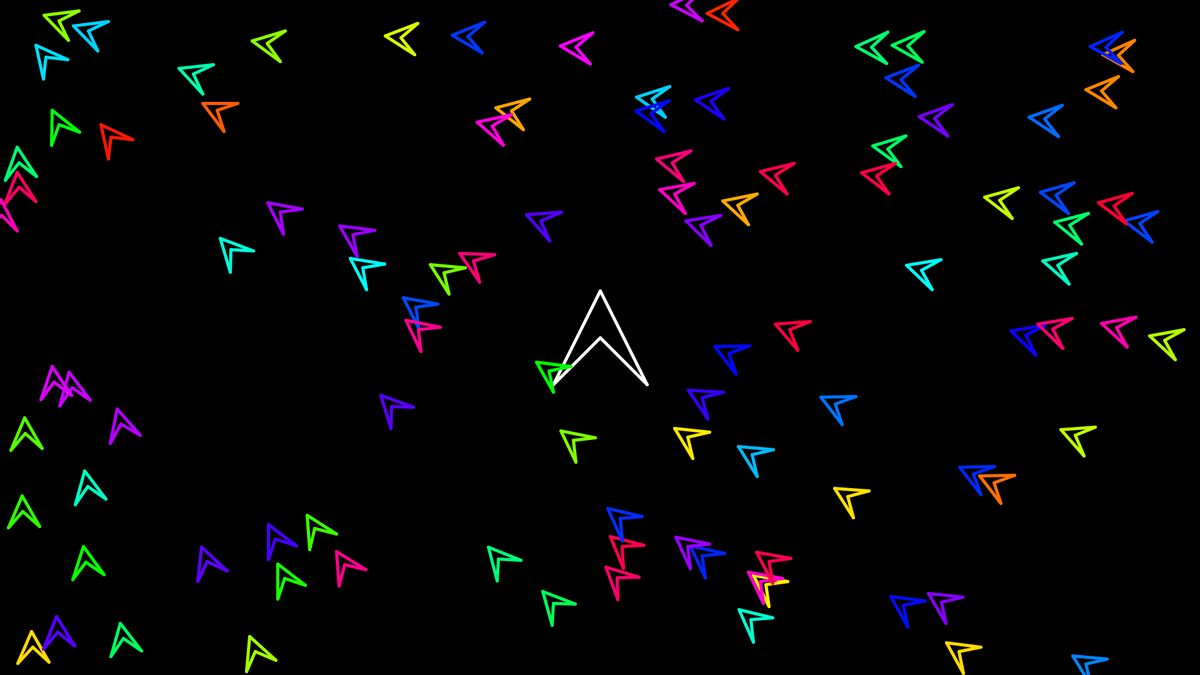
Frame 1 (no input)
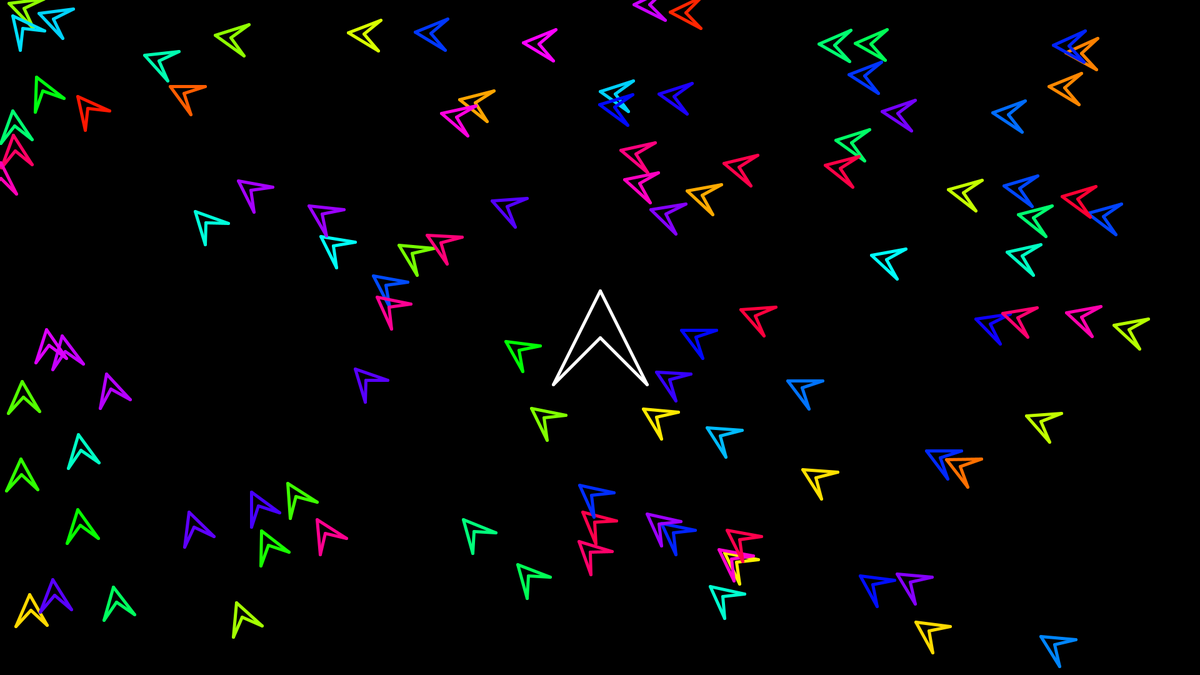
Frame 60 (the mouse pressed at the canvas centre just before this capture)
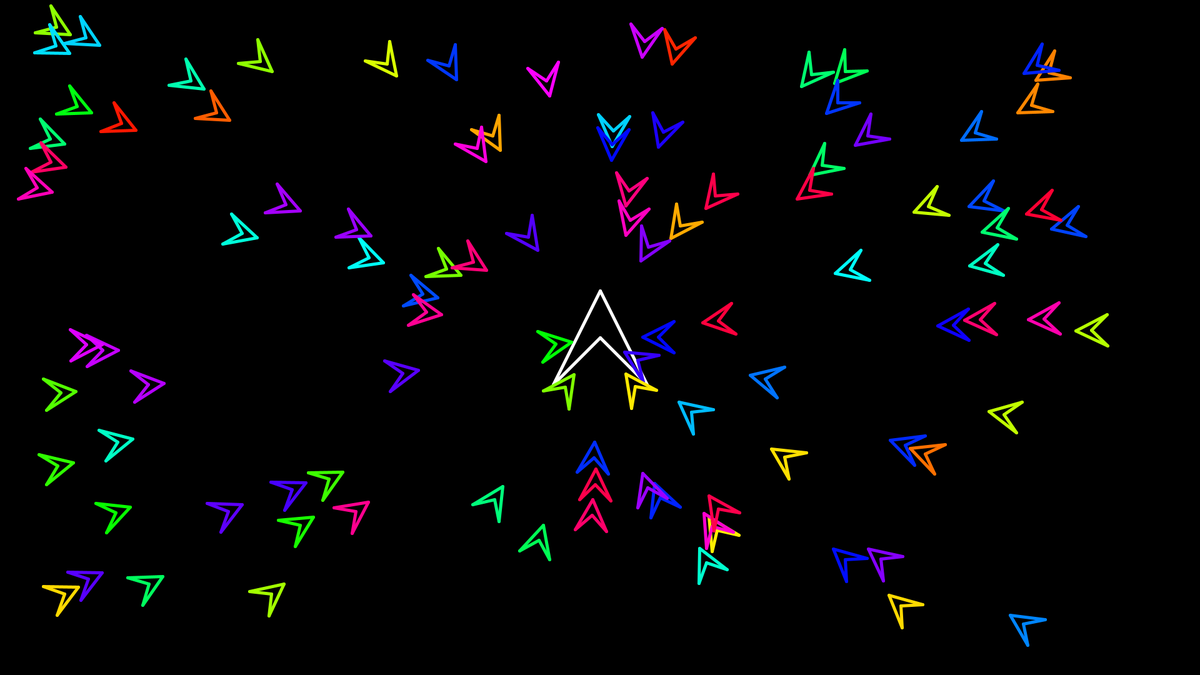
Frame 120 (the mouse held since frame 60 and released just before this capture)

The Processing sketch that drew these frames (run headless with seeded random() and noise(); from frame 60 on, the mouse is pressed at the canvas centre):

// Processing sketch: classes2
// ── classes2.pde
void setup()
{
  colorMode(HSB);
  size(1920, 1080);
  s = new Ship();
  
  add100Ships();
  
  strokeWeight(5);
}

void add100Ships()
{
  for(int i = 0 ; i < 100 ; i ++)
  {
    fms.add(new FollowMouseShip(random(0, width), random(0, height)));
  }
}

Ship s;

ArrayList<FollowMouseShip> fms = new ArrayList<FollowMouseShip>();


void draw()
{
  background(0);
  stroke(255);
  s.render();
  s.update();
  for(int i = 0 ; i < fms.size() ; i ++)
  {
    fms.get(i).update();
    fms.get(i).render();
  }
  
  if (keyPressed && key == ' ')
  {
    add100Ships();
  }
  
} 
// ── Bullet.pde
class Bullet
{
  float x, y;
  float fx, fy;
  float theta;
  float speed;
  
  Bullet(float x, float y, float theta)
  {
    this.x = x;
    this.y = y;
    this.theta = theta;
    speed = 20;
  }
  
  void render()
  {
    stroke(100, 255, 255);
    pushMatrix();
    translate(x, y);
    rotate(theta);
    line(0, -5, 0, 5);
    
    popMatrix();
  }
  
  void update()
  {
    fx = sin(theta);
    fy = - cos(theta);
    
    x += fx * speed;
    y += fy * speed;
    
    
  }
}
// ── FollowMouseShip.pde
class FollowMouseShip
{
  // Fields!! They are part of the ship
  float x, y;
  float fx, fy;
  float size = 50;
  float speed = 10;
  float theta = 0;
  color c;
  
  // This method is called a constructor
  // Not return type and same name as the class
  FollowMouseShip()
  {
    x = random(0, width);
    y = random(0, height);
    c = color(random(0, 255), 255, 255);
  }
  
  // Paramaterised constructor
  FollowMouseShip(float x, float y)
  {
    this.x = x;
    this.y = y;
    c = color(random(0, 255), 255, 255);
  }
  
  // Method
  void render()
  {
    pushMatrix();
    translate(x, y);
    rotate(theta);
    stroke(c);
    float halfS = size /2; 
    line(- halfS, halfS, 0, - halfS);
    line(0, - halfS, halfS, halfS);
    line(halfS, halfS, 0, 0);
    line(0, 0, - halfS, halfS);
    popMatrix();
  }
  
  void update()
  {
    theta = atan2(mouseY - y, mouseX-x) + HALF_PI;
    fx = sin(theta);
    fy = - cos(theta);
    x += fx;
    y += fy;
    
    if (dist(mouseX, mouseY, x, y) < 5)
    {
       x = random(0, width);
    y = random(0, height);
    c = color(random(0, 255), 255, 255);
    }
  }
}
// ── GameObject.pde
class GameObject
{
  PVector pos;
  PVector forward;
  float theta;
  
  GameObject(float x, float y, float theta)
  {
    pos = new PVector(x, y);
    this.theta = theta;
    forward = new PVector(sin(theta), -cos(theta));
  }
  
  void update() {}
  void render() {}
}
// ── Ship.pde
class Ship
{
  // Fields!! They are part of the ship
  float x, y;
  float fx, fy;
  float size = 150;
  float speed = 10;
  float theta = 0;
  
  // This method is called a constructor
  // Not return type and same name as the class
  Ship()
  {
    x = width / 2;
    y = height /2;
  }
  
  // Paramaterised constructor
  Ship(float x, float y)
  {
    this.x = x;
    this.y = y;
  }
  
  // Method
  void render()
  {
    pushMatrix();
    translate(x, y);
    rotate(theta);
    
    float halfS = size /2; 
    line(- halfS, halfS, 0, - halfS);
    line(0, - halfS, halfS, halfS);
    line(halfS, halfS, 0, 0);
    line(0, 0, - halfS, halfS);
    popMatrix();
  }
  
  void update()
  {
    fx = sin(theta);
    fy = - cos(theta);
    if (keyPressed)
    {
      if (keyCode == LEFT)
      {
        theta -= 0.01f;
      }
      if (keyCode == RIGHT)
      {
        theta += 0.01f;
      }
      if (keyCode == UP)
      {
        x += fx;
        y += fy;
      }
      if (keyCode == DOWN)
      {
        x -= fx;
        y -= fy;
      }
    }
  }
}
